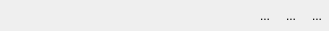
<?xml version="1.0" encoding="UTF-8"?>
<ui version="4.0">
 <class>WindowHeader</class>
 <widget class="QWidget" name="WindowHeader">
  <property name="geometry">
   <rect>
    <x>0</x>
    <y>0</y>
    <width>329</width>
    <height>31</height>
   </rect>
  </property>
  <property name="sizePolicy">
   <sizepolicy hsizetype="Expanding" vsizetype="Minimum">
    <horstretch>0</horstretch>
    <verstretch>0</verstretch>
   </sizepolicy>
  </property>
  <property name="mouseTracking">
   <bool>true</bool>
  </property>
  <property name="windowTitle">
   <string>PsiWindowHeader</string>
  </property>
  <layout class="QVBoxLayout" name="verticalLayout">
   <property name="spacing">
    <number>0</number>
   </property>
   <property name="leftMargin">
    <number>0</number>
   </property>
   <property name="topMargin">
    <number>0</number>
   </property>
   <property name="rightMargin">
    <number>0</number>
   </property>
   <property name="bottomMargin">
    <number>0</number>
   </property>
   <item>
    <layout class="QHBoxLayout" name="horiz">
     <property name="spacing">
      <number>0</number>
     </property>
     <item>
      <widget class="QFrame" name="headerFrame">
       <property name="frameShape">
        <enum>QFrame::NoFrame</enum>
       </property>
       <property name="frameShadow">
        <enum>QFrame::Plain</enum>
       </property>
       <property name="lineWidth">
        <number>1</number>
       </property>
       <layout class="QHBoxLayout" name="horizontalLayout_3">
        <property name="spacing">
         <number>0</number>
        </property>
        <property name="leftMargin">
         <number>0</number>
        </property>
        <property name="topMargin">
         <number>0</number>
        </property>
        <property name="rightMargin">
         <number>0</number>
        </property>
        <property name="bottomMargin">
         <number>0</number>
        </property>
        <item>
         <layout class="QHBoxLayout" name="horiz1">
          <property name="spacing">
           <number>2</number>
          </property>
          <item>
           <widget class="QLabel" name="lblIcon">
            <property name="minimumSize">
             <size>
              <width>0</width>
              <height>0</height>
             </size>
            </property>
            <property name="maximumSize">
             <size>
              <width>26</width>
              <height>26</height>
             </size>
            </property>
            <property name="text">
             <string/>
            </property>
            <property name="pixmap">
             <pixmap resource="../../../src/qomp.qrc">:/icons/icons/qomp.png</pixmap>
            </property>
            <property name="scaledContents">
             <bool>true</bool>
            </property>
            <property name="alignment">
             <set>Qt::AlignCenter</set>
            </property>
            <property name="margin">
             <number>1</number>
            </property>
           </widget>
          </item>
          <item>
           <spacer name="horizontalSpacer">
            <property name="orientation">
             <enum>Qt::Horizontal</enum>
            </property>
            <property name="sizeHint" stdset="0">
             <size>
              <width>40</width>
              <height>20</height>
             </size>
            </property>
           </spacer>
          </item>
          <item>
           <widget class="QLabel" name="lblCaption">
            <property name="text">
             <string/>
            </property>
            <property name="alignment">
             <set>Qt::AlignCenter</set>
            </property>
           </widget>
          </item>
          <item>
           <spacer name="spacer">
            <property name="orientation">
             <enum>Qt::Horizontal</enum>
            </property>
            <property name="sizeHint" stdset="0">
             <size>
              <width>40</width>
              <height>20</height>
             </size>
            </property>
           </spacer>
          </item>
          <item>
           <widget class="QToolButton" name="hideButton">
            <property name="text">
             <string>...</string>
            </property>
            <property name="autoRaise">
             <bool>true</bool>
            </property>
           </widget>
          </item>
          <item>
           <widget class="QToolButton" name="maximizeButton">
            <property name="text">
             <string>...</string>
            </property>
            <property name="autoRaise">
             <bool>true</bool>
            </property>
           </widget>
          </item>
          <item>
           <widget class="QToolButton" name="closeButton">
            <property name="sizePolicy">
             <sizepolicy hsizetype="Fixed" vsizetype="Fixed">
              <horstretch>0</horstretch>
              <verstretch>0</verstretch>
             </sizepolicy>
            </property>
            <property name="text">
             <string>...</string>
            </property>
            <property name="autoRaise">
             <bool>true</bool>
            </property>
           </widget>
          </item>
         </layout>
        </item>
       </layout>
      </widget>
     </item>
    </layout>
   </item>
  </layout>
 </widget>
 <resources>
  <include location="../../../src/qomp.qrc"/>
 </resources>
 <connections/>
</ui>
